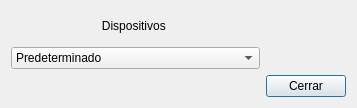
<?xml version="1.0" encoding="UTF-8"?>
<ui version="4.0">
 <class>Preferencias_Camara</class>
 <widget class="QDialog" name="Preferencias_Camara">
  <property name="geometry">
   <rect>
    <x>0</x>
    <y>0</y>
    <width>357</width>
    <height>108</height>
   </rect>
  </property>
  <property name="windowTitle">
   <string>Dialog</string>
  </property>
  <layout class="QVBoxLayout" name="verticalLayout">
   <item>
    <layout class="QGridLayout" name="gridLayout">
     <item row="0" column="1">
      <widget class="QLabel" name="label">
       <property name="text">
        <string>Dispositivos </string>
       </property>
       <property name="alignment">
        <set>Qt::AlignCenter</set>
       </property>
      </widget>
     </item>
     <item row="2" column="1">
      <spacer name="horizontalSpacer_2">
       <property name="orientation">
        <enum>Qt::Horizontal</enum>
       </property>
       <property name="sizeType">
        <enum>QSizePolicy::Preferred</enum>
       </property>
       <property name="sizeHint" stdset="0">
        <size>
         <width>40</width>
         <height>20</height>
        </size>
       </property>
      </spacer>
     </item>
     <item row="1" column="1">
      <widget class="QComboBox" name="Combo_disp">
       <property name="editable">
        <bool>false</bool>
       </property>
       <item>
        <property name="text">
         <string>Predeterminado</string>
        </property>
       </item>
      </widget>
     </item>
     <item row="2" column="2">
      <widget class="QPushButton" name="pushButton">
       <property name="sizePolicy">
        <sizepolicy hsizetype="Fixed" vsizetype="Fixed">
         <horstretch>0</horstretch>
         <verstretch>0</verstretch>
        </sizepolicy>
       </property>
       <property name="text">
        <string>Cerrar</string>
       </property>
      </widget>
     </item>
    </layout>
   </item>
  </layout>
 </widget>
 <resources/>
 <connections/>
</ui>
